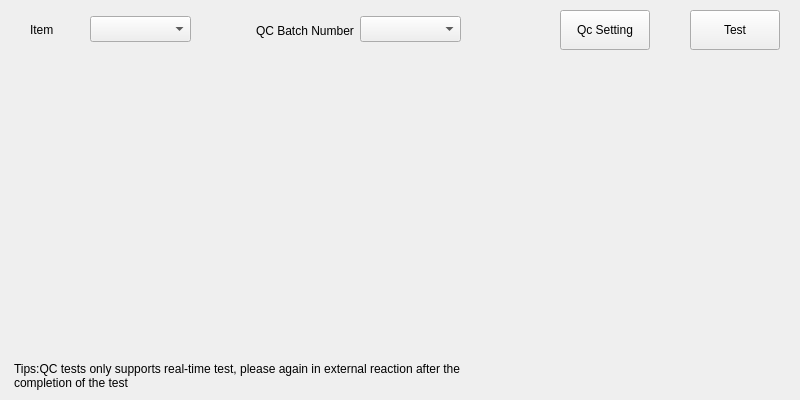
<?xml version="1.0" encoding="UTF-8"?>
<ui version="4.0">
 <class>QCWindow</class>
 <widget class="QWidget" name="QCWindow">
  <property name="geometry">
   <rect>
    <x>0</x>
    <y>0</y>
    <width>800</width>
    <height>400</height>
   </rect>
  </property>
  <property name="windowTitle">
   <string>Form</string>
  </property>
  <property name="windowIcon">
   <iconset resource="qt200.qrc">
    <normaloff>:/resource/image/Title.png</normaloff>:/resource/image/Title.png</iconset>
  </property>
  <widget class="QLabel" name="lbItem">
   <property name="geometry">
    <rect>
     <x>30</x>
     <y>20</y>
     <width>51</width>
     <height>20</height>
    </rect>
   </property>
   <property name="text">
    <string>Item</string>
   </property>
  </widget>
  <widget class="QLabel" name="lbBatchNum">
   <property name="geometry">
    <rect>
     <x>256</x>
     <y>20</y>
     <width>101</width>
     <height>21</height>
    </rect>
   </property>
   <property name="text">
    <string>QC Batch Number</string>
   </property>
  </widget>
  <widget class="QPushButton" name="btnQCSetting">
   <property name="geometry">
    <rect>
     <x>560</x>
     <y>10</y>
     <width>90</width>
     <height>40</height>
    </rect>
   </property>
   <property name="text">
    <string>Qc Setting</string>
   </property>
  </widget>
  <widget class="QPushButton" name="btnQcTest">
   <property name="geometry">
    <rect>
     <x>690</x>
     <y>10</y>
     <width>90</width>
     <height>40</height>
    </rect>
   </property>
   <property name="text">
    <string>Test</string>
   </property>
  </widget>
  <widget class="QComboBox" name="cBoxItem">
   <property name="geometry">
    <rect>
     <x>90</x>
     <y>16</y>
     <width>101</width>
     <height>26</height>
    </rect>
   </property>
  </widget>
  <widget class="QComboBox" name="cBoxBatchNum">
   <property name="geometry">
    <rect>
     <x>360</x>
     <y>16</y>
     <width>101</width>
     <height>26</height>
    </rect>
   </property>
  </widget>
  <widget class="QCustomPlot" name="CustomPlot" native="true">
   <property name="geometry">
    <rect>
     <x>20</x>
     <y>60</y>
     <width>761</width>
     <height>291</height>
    </rect>
   </property>
  </widget>
  <widget class="QLabel" name="label">
   <property name="geometry">
    <rect>
     <x>14</x>
     <y>360</y>
     <width>781</width>
     <height>31</height>
    </rect>
   </property>
   <property name="text">
    <string>Tips:QC tests only supports real-time test, please again in external reaction after the 
completion of the test</string>
   </property>
  </widget>
 </widget>
 <customwidgets>
  <customwidget>
   <class>QCustomPlot</class>
   <extends>QWidget</extends>
   <header>qcustomplot.h</header>
   <container>1</container>
  </customwidget>
 </customwidgets>
 <resources>
  <include location="qt200.qrc"/>
 </resources>
 <connections/>
</ui>
